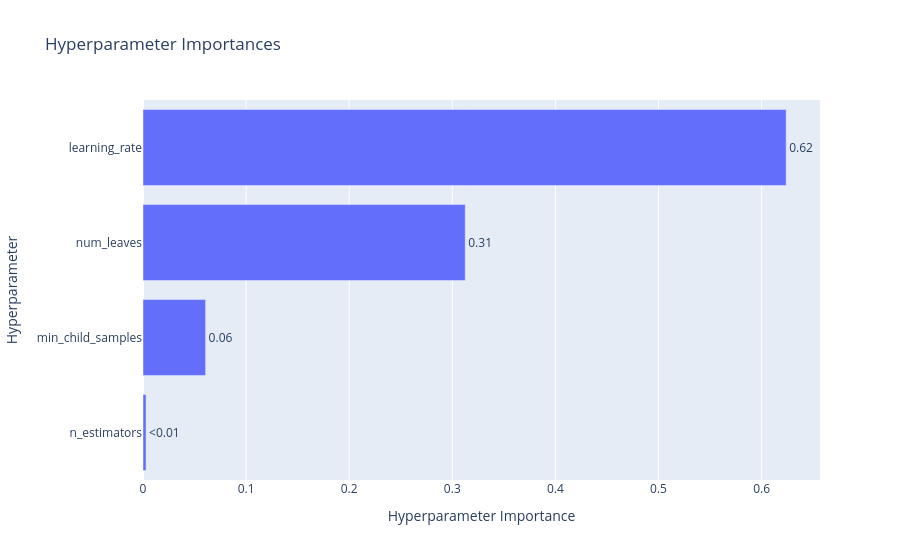
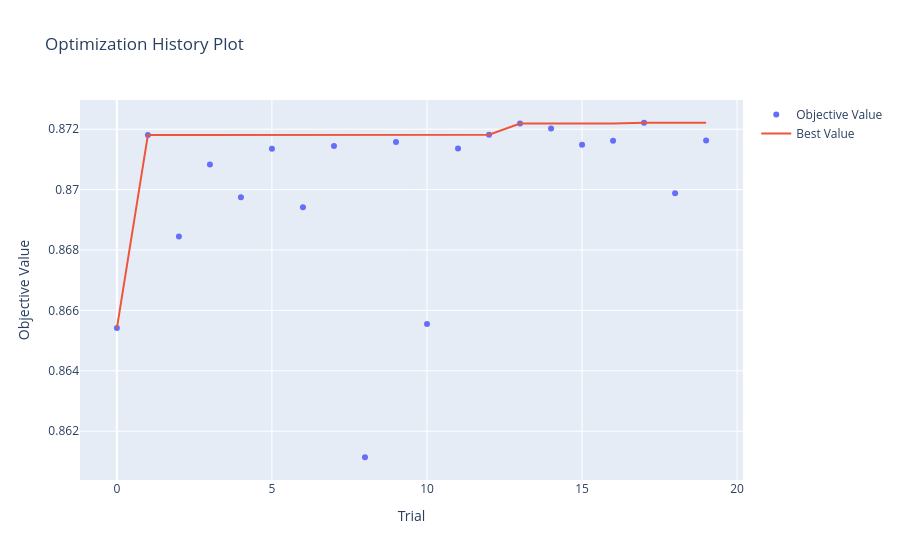

Write notebook code for charts like these, in order.
### Code cell
import optuna
optuna.visualization.plot_param_importances(studies[best_name]).show()
optuna.visualization.plot_optimization_history(studies[best_name]).show()

### Figure 1 — Plotly figure (JSON) as saved in the notebook; plotly's stock layout.template omitted (floating-point values rounded to 4 significant figures)
{"data": [{"cliponaxis": false, "hovertemplate": ["n_estimators (IntDistribution): 0.0029649121234739677<extra></extra>", "min_child_samples (IntDistribution): 0.06070237384181408<extra></extra>", "num_leaves (IntDistribution): 0.31252698422921166<extra></extra>", "learning_rate (FloatDistribution): 0.6238057298055003<extra></extra>"], "name": "Objective Value", "orientation": "h", "text": ["<0.01", "0.06", "0.31", "0.62"], "textposition": "outside", "type": "bar", "x": [0.002965, 0.0607, 0.3125, 0.6238], "y": ["n_estimators", "min_child_samples", "num_leaves", "learning_rate"]}], "layout": {"title": {"text": "Hyperparameter Importances"}, "xaxis": {"title": {"text": "Hyperparameter Importance"}}, "yaxis": {"title": {"text": "Hyperparameter"}}}}

### Figure 2 — Plotly figure (JSON) as saved in the notebook; plotly's stock layout.template omitted (floating-point values rounded to 4 significant figures)
{"data": [{"mode": "markers", "name": "Objective Value", "type": "scatter", "x": [0, 1, 2, 3, 4, 5, 6, 7, 8, 9, 10, 11, 12, 13, 14, 15, 16, 17, 18, 19], "y": [0.8654, 0.8718, 0.8684, 0.8708, 0.8697, 0.8714, 0.8694, 0.8714, 0.8611, 0.8716, 0.8656, 0.8714, 0.8718, 0.8722, 0.872, 0.8715, 0.8716, 0.8722, 0.8699, 0.8716]}, {"mode": "lines", "name": "Best Value", "type": "scatter", "x": [0, 1, 2, 3, 4, 5, 6, 7, 8, 9, 10, 11, 12, 13, 14, 15, 16, 17, 18, 19], "y": [0.8654, 0.8718, 0.8718, 0.8718, 0.8718, 0.8718, 0.8718, 0.8718, 0.8718, 0.8718, 0.8718, 0.8718, 0.8718, 0.8722, 0.8722, 0.8722, 0.8722, 0.8722, 0.8722, 0.8722]}, {"marker": {"color": "#cccccc"}, "mode": "markers", "name": "Infeasible Trial", "showlegend": false, "type": "scatter", "x": [], "y": []}], "layout": {"title": {"text": "Optimization History Plot"}, "xaxis": {"title": {"text": "Trial"}}, "yaxis": {"title": {"text": "Objective Value"}}}}
